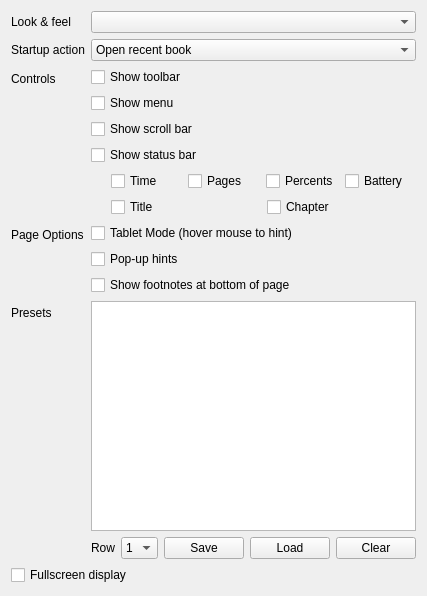
     <widget class="QWidget" name="tabWindow">
      <property name="toolTip">
       <string>Window options</string>
      </property>
      <property name="accessibleName">
       <string/>
      </property>
      <attribute name="title">
       <string>Window</string>
      </attribute>
      <layout class="QVBoxLayout" name="verticalLayout_2">
       <item>
        <layout class="QFormLayout" name="formLayout_3">
         <item row="0" column="0">
          <widget class="QLabel" name="label_5">
           <property name="text">
            <string>Look &amp; feel</string>
           </property>
          </widget>
         </item>
         <item row="0" column="1">
          <widget class="QComboBox" name="cbLookAndFeel"/>
         </item>
         <item row="1" column="0">
          <widget class="QLabel" name="label_10">
           <property name="text">
            <string>Startup action</string>
           </property>
          </widget>
         </item>
         <item row="1" column="1">
          <widget class="QComboBox" name="cbStartupAction">
           <item>
            <property name="text">
             <string>Open recent book</string>
            </property>
           </item>
           <item>
            <property name="text">
             <string>Show list of recent books</string>
            </property>
           </item>
           <item>
            <property name="text">
             <string>Show File Open dialog</string>
            </property>
           </item>
           <item>
            <property name="text">
             <string>Do nothing</string>
            </property>
           </item>
          </widget>
         </item>
         <item row="2" column="0">
          <widget class="QLabel" name="label_16">
           <property name="text">
            <string>Controls</string>
           </property>
          </widget>
         </item>
         <item row="2" column="1">
          <layout class="QVBoxLayout" name="verticalLayout_6">
           <item>
            <widget class="QCheckBox" name="cbWindowShowToolbar">
             <property name="text">
              <string>Show toolbar</string>
             </property>
            </widget>
           </item>
           <item>
            <widget class="QCheckBox" name="cbWindowShowMenu">
             <property name="text">
              <string>Show menu</string>
             </property>
            </widget>
           </item>
           <item>
            <widget class="QCheckBox" name="cbWindowShowScrollbar">
             <property name="text">
              <string>Show scroll bar</string>
             </property>
            </widget>
           </item>
           <item>
            <widget class="QCheckBox" name="cbWindowShowStatusBar">
             <property name="text">
              <string>Show status bar</string>
             </property>
            </widget>
           </item>
          </layout>
         </item>
         <item row="5" column="0">
          <widget class="QLabel" name="label_43">
           <property name="text">
            <string>Page Options</string>
           </property>
          </widget>
         </item>
         <item row="5" column="1">
          <layout class="QVBoxLayout" name="verLayout">
           <item>
            <widget class="QCheckBox" name="cbTurnPageMouse">
             <property name="toolTip">
              <string>&lt;p&gt;&lt;img src=&quot;:/icons/icons/tablet.png&quot;/&gt;&lt;/p&gt;</string>
             </property>
             <property name="text">
              <string>Tablet Mode (hover mouse to hint)</string>
             </property>
            </widget>
           </item>
           <item>
            <widget class="QCheckBox" name="cbShowHints">
             <property name="text">
              <string>Pop-up hints</string>
             </property>
            </widget>
           </item>
           <item>
            <widget class="QCheckBox" name="cbShowFootNotes">
             <property name="text">
              <string>Show footnotes at bottom of page</string>
             </property>
            </widget>
           </item>
          </layout>
         </item>
         <item row="6" column="0">
          <widget class="QLabel" name="label_45">
           <property name="text">
            <string>Presets</string>
           </property>
          </widget>
         </item>
         <item row="6" column="1">
          <widget class="QTableWidget" name="tablePresets">
           <property name="minimumSize">
            <size>
             <width>0</width>
             <height>230</height>
            </size>
           </property>
          </widget>
         </item>
         <item row="7" column="1">
          <layout class="QHBoxLayout" name="horizontalLayout_13">
           <item>
            <widget class="QLabel" name="label_44">
             <property name="text">
              <string>Row</string>
             </property>
            </widget>
           </item>
           <item>
            <widget class="QComboBox" name="cbPresets">
             <item>
              <property name="text">
               <string>1</string>
              </property>
             </item>
             <item>
              <property name="text">
               <string>2</string>
              </property>
             </item>
             <item>
              <property name="text">
               <string>3</string>
              </property>
             </item>
             <item>
              <property name="text">
               <string>4</string>
              </property>
             </item>
             <item>
              <property name="text">
               <string>5</string>
              </property>
             </item>
            </widget>
           </item>
           <item>
            <widget class="QPushButton" name="btnSavePreset">
             <property name="text">
              <string>Save</string>
             </property>
            </widget>
           </item>
           <item>
            <widget class="QPushButton" name="btnLoadPreset">
             <property name="text">
              <string>Load</string>
             </property>
            </widget>
           </item>
           <item>
            <widget class="QPushButton" name="btnClearPreset">
             <property name="text">
              <string>Clear</string>
             </property>
            </widget>
           </item>
          </layout>
         </item>
         <item row="3" column="1">
          <layout class="QHBoxLayout" name="horizontalLayout_15">
           <item>
            <spacer name="horizontalSpacer_6">
             <property name="orientation">
              <enum>Qt::Horizontal</enum>
             </property>
             <property name="sizeType">
              <enum>QSizePolicy::Maximum</enum>
             </property>
             <property name="sizeHint" stdset="0">
              <size>
               <width>20</width>
               <height>20</height>
              </size>
             </property>
            </spacer>
           </item>
           <item>
            <widget class="QCheckBox" name="cbStaTime">
             <property name="text">
              <string>Time</string>
             </property>
            </widget>
           </item>
           <item>
            <widget class="QCheckBox" name="cbStaPages">
             <property name="text">
              <string>Pages</string>
             </property>
            </widget>
           </item>
           <item>
            <widget class="QCheckBox" name="cbStaPercents">
             <property name="text">
              <string>Percents</string>
             </property>
            </widget>
           </item>
           <item>
            <widget class="QCheckBox" name="cbStaBatt">
             <property name="text">
              <string>Battery</string>
             </property>
            </widget>
           </item>
          </layout>
         </item>
         <item row="4" column="1">
          <layout class="QHBoxLayout" name="horizontalLayout_16">
           <item>
            <spacer name="horizontalSpacer_7">
             <property name="orientation">
              <enum>Qt::Horizontal</enum>
             </property>
             <property name="sizeType">
              <enum>QSizePolicy::Maximum</enum>
             </property>
             <property name="sizeHint" stdset="0">
              <size>
               <width>20</width>
               <height>20</height>
              </size>
             </property>
            </spacer>
           </item>
           <item>
            <widget class="QCheckBox" name="cbStaTitle">
             <property name="text">
              <string>Title</string>
             </property>
            </widget>
           </item>
           <item>
            <widget class="QCheckBox" name="cbStaChapter">
             <property name="text">
              <string>Chapter</string>
             </property>
            </widget>
           </item>
          </layout>
         </item>
        </layout>
       </item>
       <item>
        <widget class="QCheckBox" name="cbWindowFullscreen">
         <property name="text">
          <string>Fullscreen display</string>
         </property>
        </widget>
       </item>
      </layout>
     </widget>
